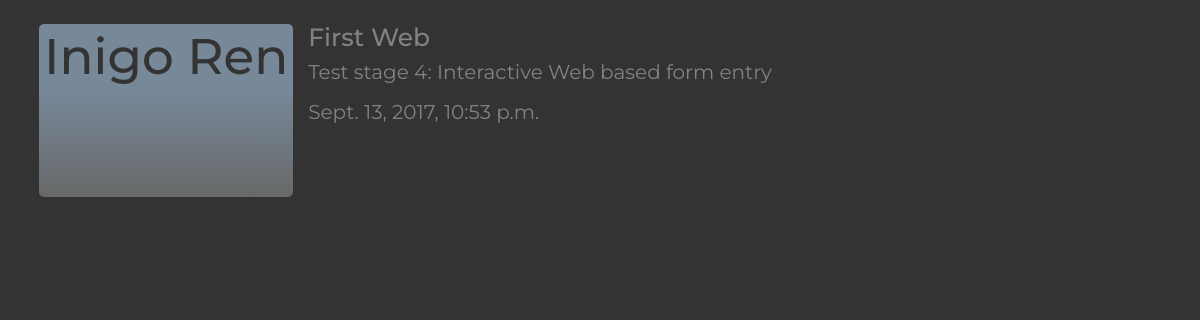
/post/5/, run on the app's committed database.
### blog/models.py (models this page shows, shortened)
class Post(models.Model):
    author = models.ForeignKey('auth.User')
    title = models.CharField(max_length=200)
    text = models.TextField()
    created_date = models.DateTimeField(default=timezone.now)
    published_date = models.DateTimeField(blank=True, null=True)

### blog/views.py (the view)
# urls.py: url(r'^post/(?P<pk>\d+)/$', views.post_detail, name='post_detail'),
def post_detail(request, pk):
    post = get_object_or_404(Post, pk=pk)
    return render(request, 'blog/post_detail.html', {'post': post})

### templates/blog/post_detail.html
{% extends 'blog/base.html' %}
{% block content %}
    <div class="post">
        <h1>{{ post.title }}</h1>
        <p>{{ post.text|linebreaksbr }}</p>
        {% if user.is_authenticated %}
                <a class="btn btn-lg" href="{% url 'post_edit' pk=post.pk %}"><i class="fa fa-pencil-square-o fa-5" aria-hidden="true"> Edit</i></a>
            {% if not post.published_date %}
                <a class="btn btn-lg" href="{% url 'post_publish' pk=post.pk %}"><i class="fa fa-newspaper-o fa-5" aria-hidden="true"> Publish</i></a>
                {% endif %}
        {% else %}
            <div class="date">
                {{ post.published_date }}
            </div>
        {% endif %}
    </div>
{% endblock %}

### static/css/blog.css (style rules this page uses)
html { font-size: 10px !important; }
body { padding-left: 2%; padding-top: 2%; background-color: #333333; color: #828282; font-family: 'Montserrat', sans-serif }
.post { margin-bottom: 70px; }
@media screen and (min-width: 768px) { body { font-size: 1.5rem; } }
@media screen and (min-width: 992px) { body { font-size: 2rem; } }
@media screen and (min-width: 1200px) { body { font-size: 2rem; } }

### data on the page
Post: title "First Web", text "Test stage 4: Interactive Web based form entry", published_date "Sept. 13, 2017, 10:53 p.m."
